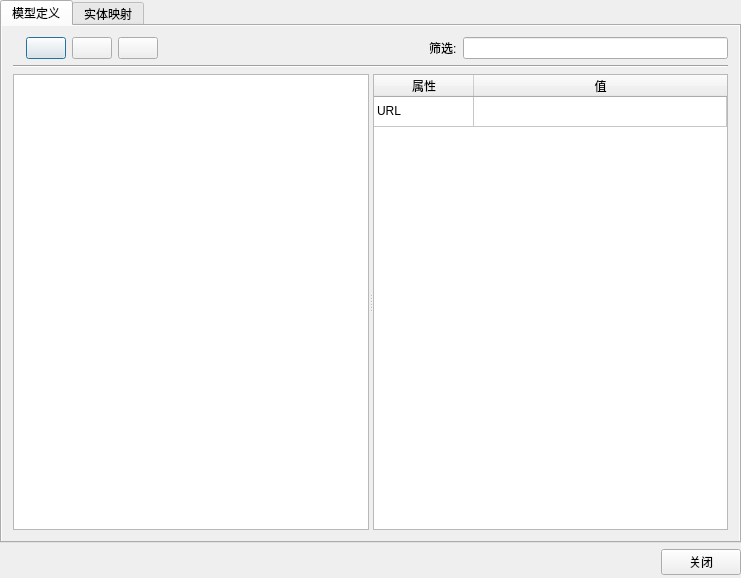
<?xml version="1.0" encoding="UTF-8"?>
<ui version="4.0">
 <class>ByyEntityEditorDialog</class>
 <widget class="QDialog" name="ByyEntityEditorDialog">
  <property name="geometry">
   <rect>
    <x>0</x>
    <y>0</y>
    <width>741</width>
    <height>578</height>
   </rect>
  </property>
  <property name="windowTitle">
   <string>实体编辑</string>
  </property>
  <layout class="QVBoxLayout" name="verticalLayout">
   <property name="leftMargin">
    <number>0</number>
   </property>
   <property name="topMargin">
    <number>0</number>
   </property>
   <property name="rightMargin">
    <number>0</number>
   </property>
   <property name="bottomMargin">
    <number>3</number>
   </property>
   <item>
    <widget class="QTabWidget" name="tabWidget">
     <property name="autoFillBackground">
      <bool>true</bool>
     </property>
     <property name="currentIndex">
      <number>0</number>
     </property>
     <widget class="QWidget" name="tab_3">
      <property name="autoFillBackground">
       <bool>true</bool>
      </property>
      <attribute name="title">
       <string>模型定义</string>
      </attribute>
      <layout class="QVBoxLayout" name="verticalLayout_4">
       <item>
        <layout class="QHBoxLayout" name="horizontalLayout_3">
         <item>
          <widget class="QLabel" name="label_5"/>
         </item>
         <item>
          <widget class="QPushButton" name="pushButton_1">
           <property name="text">
            <string/>
           </property>
          </widget>
         </item>
         <item>
          <widget class="QPushButton" name="pushButton_2">
           <property name="text">
            <string/>
           </property>
          </widget>
         </item>
         <item>
          <widget class="QPushButton" name="pushButton_3">
           <property name="text">
            <string/>
           </property>
          </widget>
         </item>
         <item>
          <spacer name="horizontalSpacer_5">
           <property name="orientation">
            <enum>Qt::Horizontal</enum>
           </property>
           <property name="sizeHint" stdset="0">
            <size>
             <width>40</width>
             <height>20</height>
            </size>
           </property>
          </spacer>
         </item>
         <item>
          <widget class="QLabel" name="label_6">
           <property name="text">
            <string>筛选:</string>
           </property>
          </widget>
         </item>
         <item>
          <widget class="QLineEdit" name="lineEdit"/>
         </item>
        </layout>
       </item>
       <item>
        <widget class="Line" name="line_2">
         <property name="orientation">
          <enum>Qt::Horizontal</enum>
         </property>
        </widget>
       </item>
       <item>
        <widget class="QSplitter" name="splitter_2">
         <property name="orientation">
          <enum>Qt::Horizontal</enum>
         </property>
         <widget class="QListWidget" name="listWidget">
          <property name="sortingEnabled">
           <bool>true</bool>
          </property>
         </widget>
         <widget class="QTableWidget" name="tableWidget">
          <property name="editTriggers">
           <set>QAbstractItemView::NoEditTriggers</set>
          </property>
          <property name="selectionBehavior">
           <enum>QAbstractItemView::SelectItems</enum>
          </property>
          <attribute name="horizontalHeaderStretchLastSection">
           <bool>true</bool>
          </attribute>
          <attribute name="verticalHeaderVisible">
           <bool>false</bool>
          </attribute>
          <row>
           <property name="text">
            <string>新建行</string>
           </property>
          </row>
          <column>
           <property name="text">
            <string>属性</string>
           </property>
           <property name="textAlignment">
            <set>AlignHCenter|AlignVCenter|AlignCenter</set>
           </property>
          </column>
          <column>
           <property name="text">
            <string>值</string>
           </property>
           <property name="textAlignment">
            <set>AlignHCenter|AlignVCenter|AlignCenter</set>
           </property>
          </column>
          <item row="0" column="0">
           <property name="text">
            <string>URL</string>
           </property>
           <property name="flags">
            <set>ItemIsEnabled</set>
           </property>
          </item>
          <item row="0" column="1">
           <property name="text">
            <string/>
           </property>
          </item>
         </widget>
        </widget>
       </item>
      </layout>
     </widget>
     <widget class="QWidget" name="tab_4">
      <property name="autoFillBackground">
       <bool>true</bool>
      </property>
      <attribute name="title">
       <string>实体映射</string>
      </attribute>
      <layout class="QVBoxLayout" name="verticalLayout_5">
       <item>
        <layout class="QHBoxLayout" name="horizontalLayout_5">
         <item>
          <widget class="QLabel" name="label_7"/>
         </item>
         <item>
          <widget class="QPushButton" name="pushButton_4">
           <property name="text">
            <string/>
           </property>
          </widget>
         </item>
         <item>
          <widget class="QPushButton" name="pushButton_5">
           <property name="text">
            <string/>
           </property>
          </widget>
         </item>
         <item>
          <widget class="QPushButton" name="pushButton_6">
           <property name="enabled">
            <bool>true</bool>
           </property>
           <property name="text">
            <string/>
           </property>
           <property name="flat">
            <bool>false</bool>
           </property>
          </widget>
         </item>
         <item>
          <spacer name="horizontalSpacer_6">
           <property name="orientation">
            <enum>Qt::Horizontal</enum>
           </property>
           <property name="sizeHint" stdset="0">
            <size>
             <width>40</width>
             <height>20</height>
            </size>
           </property>
          </spacer>
         </item>
         <item>
          <widget class="QLabel" name="label_8">
           <property name="text">
            <string>筛选:</string>
           </property>
          </widget>
         </item>
         <item>
          <widget class="QLineEdit" name="lineEdit_1"/>
         </item>
        </layout>
       </item>
       <item>
        <widget class="QTableWidget" name="tableWidget_1">
         <property name="selectionBehavior">
          <enum>QAbstractItemView::SelectRows</enum>
         </property>
         <property name="showGrid">
          <bool>false</bool>
         </property>
         <attribute name="horizontalHeaderDefaultSectionSize">
          <number>100</number>
         </attribute>
         <attribute name="horizontalHeaderShowSortIndicator" stdset="0">
          <bool>true</bool>
         </attribute>
         <attribute name="horizontalHeaderStretchLastSection">
          <bool>true</bool>
         </attribute>
         <attribute name="verticalHeaderVisible">
          <bool>false</bool>
         </attribute>
         <column>
          <property name="text">
           <string>实体类型</string>
          </property>
          <property name="textAlignment">
           <set>AlignLeft|AlignVCenter</set>
          </property>
         </column>
         <column>
          <property name="text">
           <string>实体定义</string>
          </property>
          <property name="textAlignment">
           <set>AlignLeft|AlignVCenter</set>
          </property>
         </column>
        </widget>
       </item>
      </layout>
     </widget>
    </widget>
   </item>
   <item>
    <layout class="QHBoxLayout" name="horizontalLayout_6">
     <item>
      <spacer name="horizontalSpacer_2">
       <property name="orientation">
        <enum>Qt::Horizontal</enum>
       </property>
       <property name="sizeHint" stdset="0">
        <size>
         <width>40</width>
         <height>20</height>
        </size>
       </property>
      </spacer>
     </item>
     <item>
      <widget class="QPushButton" name="pushButton">
       <property name="text">
        <string>关闭</string>
       </property>
      </widget>
     </item>
    </layout>
   </item>
  </layout>
 </widget>
 <layoutdefault spacing="6" margin="11"/>
 <resources/>
 <connections>
  <connection>
   <sender>pushButton</sender>
   <signal>clicked()</signal>
   <receiver>ByyEntityEditorDialog</receiver>
   <slot>reject()</slot>
   <hints>
    <hint type="sourcelabel">
     <x>677</x>
     <y>562</y>
    </hint>
    <hint type="destinationlabel">
     <x>510</x>
     <y>556</y>
    </hint>
   </hints>
  </connection>
 </connections>
</ui>
